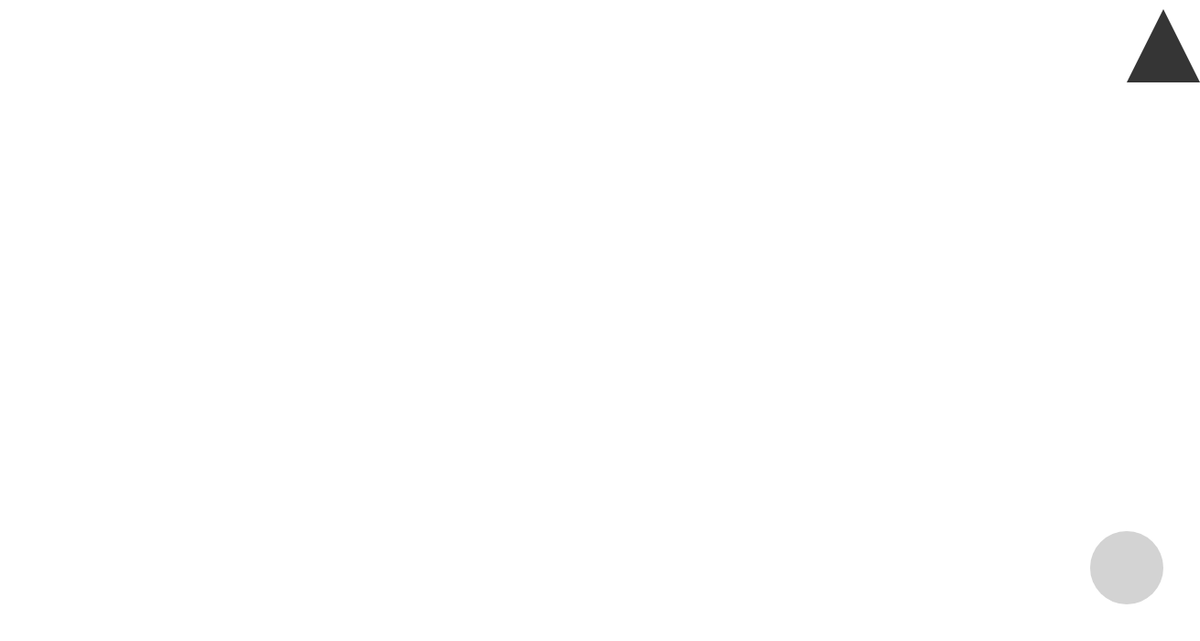
Frame 1 (no input)
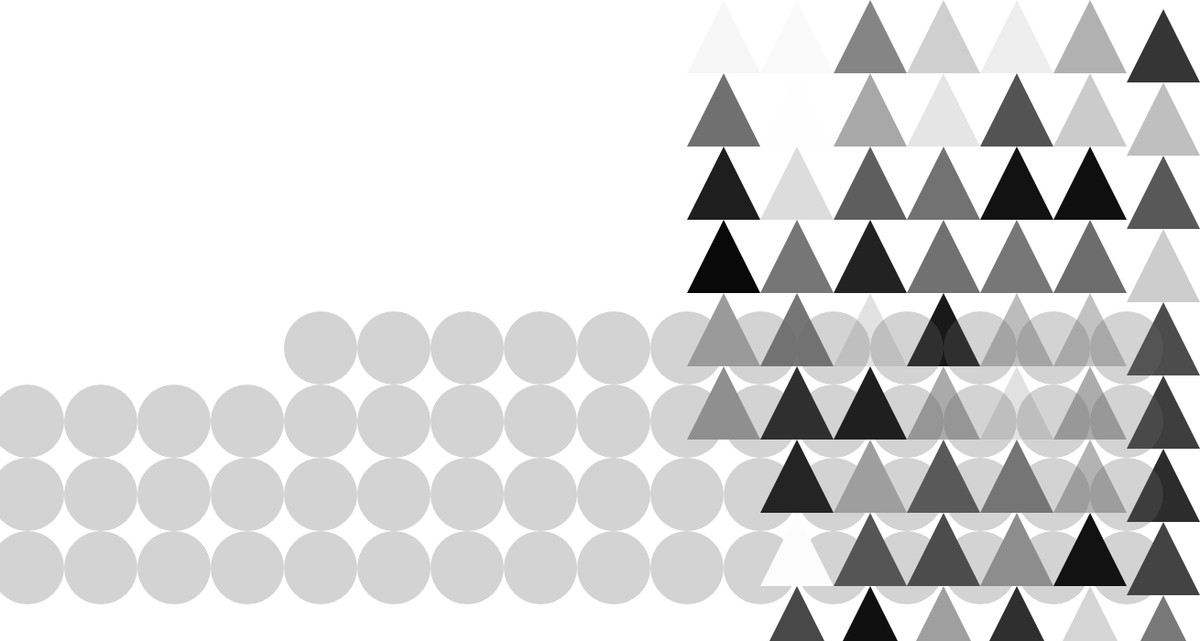
Frame 60 (no input)
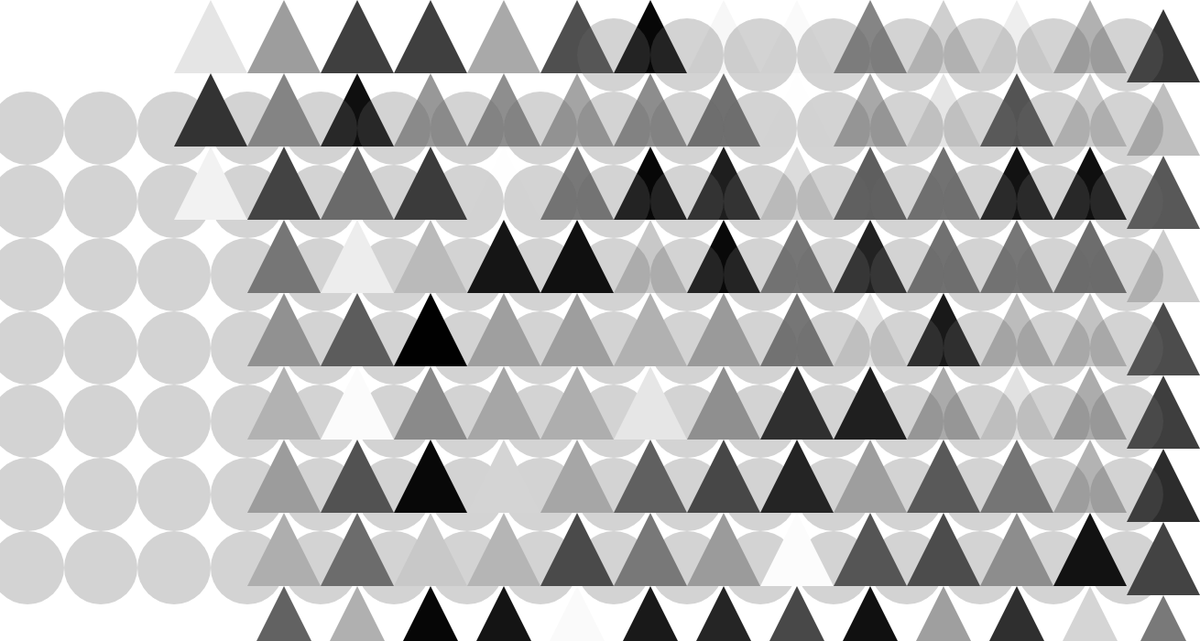
Frame 120 (the mouse pressed at the canvas centre since frame 60)

The p5.js sketch that drew these frames (run headless with seeded random() and noise() and a simulated clock; from frame 60 on, the mouse is pressed at the canvas centre):

// p5.js sketch
// ── sketch.js
// Francesco Paolini @francescopaolini © 2017 MIT License
// 10 print porting to P5js
// Made for DSII2017 lab @UniRSM

var x = 0;
var y = 0;
var dimensioni = [ 20, 40, 80, 100 ];
var D;
var x1 = 10;
var y1 = 10;
var x3 = 10;
var y3 = 10;
var x4 = 10;
var y4 = 10;

function setup() {
  createCanvas(1310, 700);
  background(255);
  frameRate(60);

  var i = int(random(4));
D = dimensioni[i];

  y1 = (height-D);
  x3 = (width-D);
  y3 = (height-D);
  x4 = (width-D);
}


function draw() {

//  forma1();
  forma2();
  forma3();
  forma4();
}


//------------------------------forma 1------------------------------//
function forma1() {
  fill(random(255,40));
  noStroke();
  rect(x, y, D, D);

  x = x + D;
  if (x >= width) {
    x=0;
    y = y+D;
  }
  if (y >= height) {
    background(random(255));
    x=0;
    y=0;
  }
}
//------------------------------forma 2------------------------------//
function forma2() {
  fill(100, 40);
  noStroke();
ellipse(x3, y3, D, D);


  if (y1 <= 0) {
    y1 = (height);
    x1 = x1+D;
  }
  y1 = y1 - D;

  if (x1 >= width ) {
    background(255);
    x1 = 0;
    y1 = (height-D);
  }
}
//------------------------------forma 3------------------------------//
function forma3() {
  fill(100, 40);
  noStroke();
  ellipse(x3, y3, D, D);
  x3 = x3 - D;
  if (x3 < 0) {
    x3 = width-D;
    y3 = y3-D;
  }

  if (y3 <= 0-D) {
    background(random(255));
    x3 = (width-D);
    y3 = (height-D);
  }
}
//------------------------------forma 4------------------------------//
function forma4() {
  fill(random(255));
  noStroke();
triangle(x4, y4+D, x4+D/2, y4, x4+D, y4+D);

  y4 = y4 + D;
  if (y4 >= height) {
    y4 = 0;
    x4 = x4 -D;
  }

  if (x4 <= 0-D) {
    setup();
    background(random(255));
    x4 = (width-D);
    y4 = 0;
  }
}


// se premi "s" salva come immagine
function keyTyped() {

  if (key == 'a') {
    noLoop();
  } else {
  }
  if (key == 's') {  // se premo f lo fermo
    saveFrame("variazione-######.png");     //salva il frame, "fai un screenshot della finestra"
  } else {
  }
  if (key == 'd') { // se premo d riparte
    loop();
  } else {
  }if (key == 'q') { // se premo d riparte
    background(255);
  }
}
